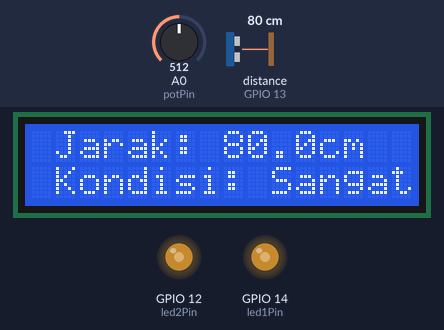
Bench run of a sketch on a simulated ESP8266 (NodeMCU). Shown: 16×2 character LCD, output pins drawn as LEDs (lit = HIGH). Wiring (inferred from the names in the program): ultrasonic range finder: trigger GPIO 16; echo GPIO 13. The inputs (shaded band) are chosen by the test bench; at power-on: distance to the obstacle (sensor on GPIO 13) 80 cm, A0 (potPin) = 512. The echo pulse lasts 58.3 µs per cm; WiFi joins after 1.5 s; servers stay silent unless stated; no MQTT or app messages arrive unless stated; pins used as bus, display or sensor lines are not drawn; what the sketch prints to the serial monitor is not drawn.

Above: at 2.8 s.
2.9 s: distance to the obstacle (sensor on GPIO 13) set to 33 cm
At 4.9 s:
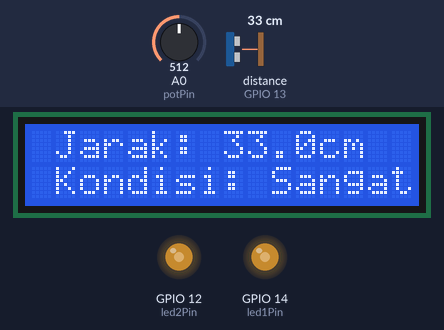
7.0 s: distance to the obstacle (sensor on GPIO 13) set to 28 cm
At 9.1 s:
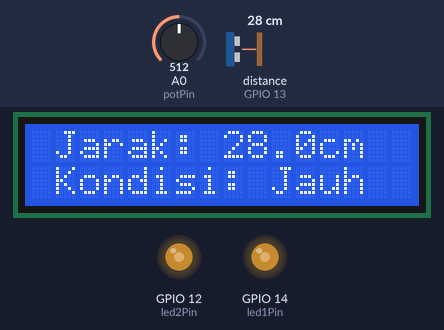
11.1 s: distance to the obstacle (sensor on GPIO 13) set to 16 cm
At 13.3 s:
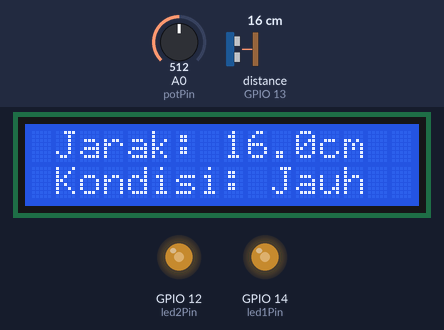
15.0 s: distance to the obstacle (sensor on GPIO 13) set to 13 cm
At 17.4 s:
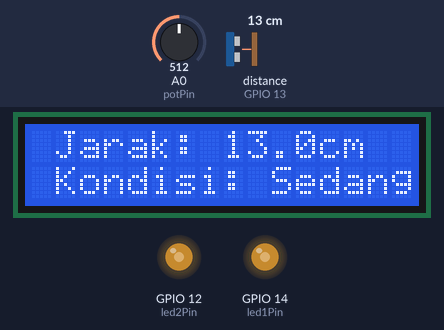
19.1 s: A0 (potPin) set to 716
At 20.5 s:
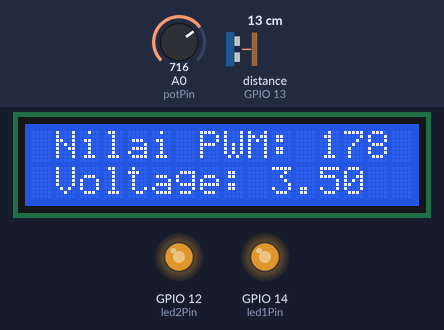
23.2 s: distance to the obstacle (sensor on GPIO 13) set to 9 cm
At 25.7 s:
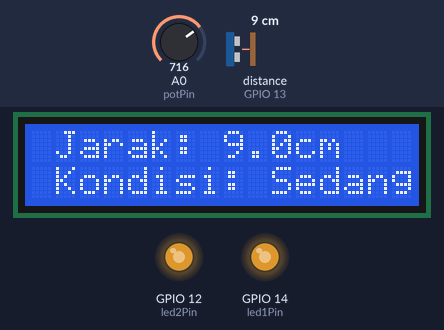
27.3 s: distance to the obstacle (sensor on GPIO 13) set to 6 cm
Timing chart, 0 to 30.3 s (numbered marks = the images above; inputs shaded):
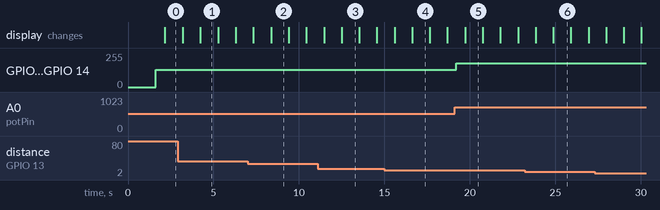

The sketch:

Tugas3.ino
```cpp
#include <Wire.h>
#include <LiquidCrystal_I2C.h>
#include <ESP8266WiFi.h>
#include <PubSubClient.h>

LiquidCrystal_I2C lcd(0x27, 16, 2);

const int trigPin = 16;
const int echoPin = 13;
const int potPin = A0;
const int led1Pin = 14;
const int led2Pin = 12;

const char *ssid = "Wifi Pribadi";
const char *password = "Inipassword";
const char *mqtt_broker = "broker.emqx.io";
const int mqtt_port = 1883;
const char *mqtt_username = "diva";
const char *mqtt_password = "";

const char *topicDekat = "71220863/Dekat";
const char *topicSedang = "71220863/Sedang";
const char *topicJauh = "71220863/Jauh";
const char *topicSangatJauh = "71220863/Sangat_Jauh";
// const char *topicPWM = "pwm/71220863";
// const char *topicVoltage = "voltage/71220863";

WiFiClient espClient;
PubSubClient client(espClient);

unsigned long lastUpdate = 0;
bool showDistance = true;

void setup() {
  Serial.begin(115200);

  lcd.begin();
  lcd.backlight();

  pinMode(trigPin, OUTPUT);
  pinMode(echoPin, INPUT);
  pinMode(led1Pin, OUTPUT);
  pinMode(led2Pin, OUTPUT);

  WiFi.begin(ssid, password);
  while (WiFi.status() != WL_CONNECTED) {
    delay(500);
    Serial.println("Menghubungkan ke WiFi...");
  }
  Serial.println("WiFi Terhubung!");

  client.setServer(mqtt_broker, mqtt_port);
  while (!client.connected()) {
    String client_id = "esp8266-client-" + String(WiFi.macAddress());
    Serial.printf("Menyambungkan ke MQTT sebagai %s\n", client_id.c_str());
    if (client.connect(client_id.c_str(), mqtt_username, mqtt_password)) {
      Serial.println("Terhubung ke MQTT Broker!");
    } else {
      Serial.print("Gagal, status: ");
      Serial.println(client.state());
      delay(2000);
    }
  }
}

void loop() {
  // === Membaca Jarak Sensor Ultrasonik ===
  digitalWrite(trigPin, LOW);
  delayMicroseconds(2);
  digitalWrite(trigPin, HIGH);
  delayMicroseconds(10);
  digitalWrite(trigPin, LOW);

  long duration = pulseIn(echoPin, HIGH, 20000);
  if (duration == 0) {
    Serial.println("Sensor tidak merespon!");
    delay(500);
    return;
  }

  float distance = duration * 0.0343 / 2;
  String kondisi;
  const char *mqttTopic;

  if (distance < 8) {
    kondisi = "Dekat";
    mqttTopic = topicDekat;
  } else if (distance >= 8 && distance <= 15) {
    kondisi = "Sedang";
    mqttTopic = topicSedang;
  } else if (distance > 15 && distance <= 30) {
    kondisi = "Jauh";
    mqttTopic = topicJauh;
  } else {
    kondisi = "Sangat Jauh";
    mqttTopic = topicSangatJauh;
  }

  // === Membaca Nilai Potensiometer ===
  int potValue = analogRead(potPin);
  // int pwmValue = map(potValue, 0, 1023, 0, 255);
  int pwmValue = constrain(map(potValue, 0, 1023, 0, 255), 0, 255);
  float voltage = potValue * (5.0 / 1023.0);

  analogWrite(led1Pin, pwmValue);
  analogWrite(led2Pin, pwmValue);

  // === Kirim Data ke MQTT ===
  String mqttMessage = "Jarak: " + String(distance, 1) + " cm\nKondisi : "+ kondisi;
  client.publish(mqttTopic, mqttMessage.c_str());
  delay(500);


  // === Update LCD setiap 1 detik ===
  if (millis() - lastUpdate >= 1000) {
    lastUpdate = millis();
    lcd.clear();

    if (showDistance) {
      lcd.setCursor(1, 0);
      lcd.print("Jarak: ");
      lcd.print(distance, 1);
      lcd.print("cm");

      lcd.setCursor(1, 1);
      lcd.print("Kondisi: ");
      lcd.print(kondisi);
    } else {
      lcd.setCursor(1, 0);
      lcd.print("Nilai PWM: ");
      lcd.print(pwmValue);

      lcd.setCursor(1, 1);
      lcd.print("Voltage: ");
      lcd.print(voltage, 2);
    }
    showDistance = !showDistance;
  }

  Serial.printf("Jarak: %.1f cm | Kondisi: %s | PWM: %d | Tegangan: %.2fV\n",
                distance, kondisi.c_str(), pwmValue, voltage);
  delay(500);

  client.loop();
}
```

Measured:
- the behaviour switches between 31 and 30 cm on distance to the obstacle (sensor on GPIO 13) (found by bisection; images 1 and 2)
- the behaviour switches between 15 and 14 cm on distance to the obstacle (sensor on GPIO 13) (found by bisection; images 3 and 4)
- after the input at 2.9 s, the display: first differs from a run without the input after 1.3 s (image 1)
- after the input at 7.0 s, the display: first differs from a run without the input after 1.4 s (image 2)
- after the input at 11.1 s, the display: first differs from a run without the input after 1.4 s (image 3)
- after the input at 15.0 s, the display: first differs from a run without the input after 1.6 s (image 4)
- after the input at 19.1 s, GPIO 12 (led2Pin), GPIO 14 (led1Pin): 128/255 → 178/255 after 0.09 s; the display: changes after 0.62 s (image 5)
- after the input at 23.2 s, the display: first differs from a run without the input after 1.7 s (image 6)
